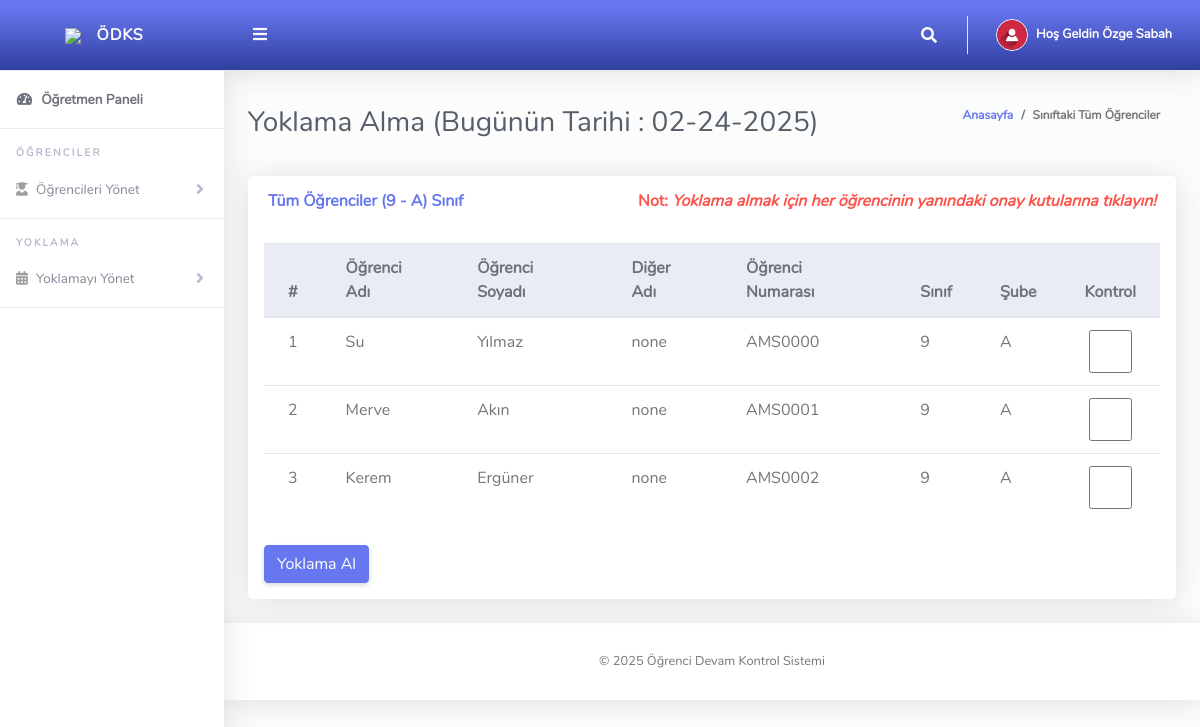
The page /ClassTeacher/takeAttendance.php (signed in) on the database its author committed.
### tables this page shows
CREATE TABLE `odksogretmen` (
  `Id` int(10) NOT NULL,
  `adi` varchar(255) NOT NULL,
  `soyadi` varchar(255) NOT NULL,
  `eposta` varchar(255) NOT NULL,
  `sifre` varchar(255) NOT NULL,
  `telefonNo` varchar(50) NOT NULL,
  `sinifId` int(10) NOT NULL,
  `subeId` int(10) NOT NULL,
  `kayitZamani` varchar(50) NOT NULL
);

CREATE TABLE `odksogrenci` (
  `Id` int(10) NOT NULL,
  `adi` varchar(255) NOT NULL,
  `soyadi` varchar(255) NOT NULL,
  `digerAdi` varchar(255) NOT NULL,
  `ogrenciNo` varchar(255) NOT NULL,
  `sifre` varchar(50) NOT NULL,
  `sinifId` int(10) NOT NULL,
  `subeId` int(10) NOT NULL,
  `kayitZamani` varchar(50) NOT NULL
);

CREATE TABLE `odkssinif` (
  `Id` int(10) NOT NULL,
  `sinifAdi` varchar(255) NOT NULL
);

CREATE TABLE `odkssube` (
  `Id` int(50) NOT NULL,
  `sinifId` int(50) NOT NULL,
  `subeAdi` varchar(255) NOT NULL,
  `atamaDurum` varchar(10) NOT NULL
);

### ClassTeacher/takeAttendance.php (the view, shortened to what this page needs)
<?php
include '../Includes/dbcon.php';
    $query = "SELECT odkssinif.sinifAdi,odkssube.subeAdi
    FROM odksogretmen
    INNER JOIN odkssinif ON odkssinif.Id = odksogretmen.sinifId
    INNER JOIN odkssube ON odkssube.Id = odksogretmen.subeId
    Where odksogretmen.Id = '$_SESSION[userId]'";
    $rs = $conn->query($query);
    $rrw = $rs->fetch_assoc();
?>
<!DOCTYPE html>
<html lang="en">
<head>
  <link href="../vendor/fontawesome-free/css/all.min.css" rel="stylesheet" type="text/css">
  <link href="../vendor/bootstrap/css/bootstrap.min.css" rel="stylesheet" type="text/css">
  <link href="css/ruang-admin.min.css" rel="stylesheet">
</head>
<body id="page-top">
  <div id="wrapper">
      <?php include "Includes/sidebar.php";?>
    <div id="content-wrapper" class="d-flex flex-column">
      <div id="content">
       <?php include "Includes/topbar.php";?>
        <div class="container-fluid" id="container-wrapper">
          <div class="d-sm-flex align-items-center justify-content-between mb-4">
            <h1 class="h3 mb-0 text-gray-800">Yoklama Alma (Bugünün Tarihi : <?php echo $todaysDate = date("m-d-Y");?>)</h1>
            <ol class="breadcrumb">
              <li class="breadcrumb-item"><a href="./">Anasayfa</a></li>
              <li class="breadcrumb-item active" aria-current="page">Sınıftaki Tüm Öğrenciler</li>
            </ol>
          </div>
          <div class="row">
            <div class="col-lg-12">
        <form method="post">
            <div class="row">
              <div class="col-lg-12">
              <div class="card mb-4">
                <div class="card-header py-3 d-flex flex-row align-items-center justify-content-between">
                  <h6 class="m-0 font-weight-bold text-primary">Tüm Öğrenciler (<?php echo $rrw['sinifAdi'].' - '.$rrw['subeAdi'];?>) Sınıf</h6>
                  <h6 class="m-0 font-weight-bold text-danger">Not: <i>Yoklama almak için her öğrencinin yanındaki onay kutularına tıklayın!</i></h6>
                </div>
                <div class="table-responsive p-3">
                  <table class="table align-items-center table-flush table-hover">
                    <thead class="thead-light">
                      <tr>
                        <th>#</th>
                        <th>Öğrenci Adı</th>
                        <th>Öğrenci Soyadı</th>
                        <th>Diğer Adı</th>
                        <th>Öğrenci Numarası</th>
                        <th>Sınıf</th>
                        <th>Şube</th>
                        <th>Kontrol</th>
                      </tr>
                    </thead>
                    <tbody>
                  <?php
                      $query = "SELECT odksogrenci.Id,odksogrenci.ogrenciNo,odkssinif.sinifAdi,odkssinif.Id As sinifId,odkssube.subeAdi,odkssube.Id AS subeId,odksogrenci.adi,
                      odksogrenci.soyadi,odksogrenci.digerAdi,odksogrenci.ogrenciNo,odksogrenci.kayitZamani
                      FROM odksogrenci
                      INNER JOIN odkssinif ON odkssinif.Id = odksogrenci.sinifId
                      INNER JOIN odkssube ON odkssube.Id = odksogrenci.subeId
                      where odksogrenci.sinifId = '$_SESSION[sinifId]' and odksogrenci.subeId = '$_SESSION[subeId]'";
                      $rs = $conn->query($query);
                      $num = $rs->num_rows;
                      $sn=0;
                      if($num > 0)
                      {
                        while ($rows = $rs->fetch_assoc())
                          {
                             $sn = $sn + 1;
                            echo"
                              <tr>
                                <td>".$sn."</td>
                                <td>".$rows['adi']."</td>
                                <td>".$rows['soyadi']."</td>
                                <td>".$rows['digerAdi']."</td>
                                <td>".$rows['ogrenciNo']."</td>
                                <td>".$rows['sinifAdi']."</td>
                                <td>".$rows['subeAdi']."</td>
                                <td><input name='check[]' type='checkbox' value=".$rows['ogrenciNo']." class='form-control'></td>
                              </tr>";
                          }
                      }
                      else
                      {
                           echo
                           "<div class='alert alert-danger' role='alert'>
                            Kayıt Bulunamadı
                            </div>";
                      }
                      ?>
                    </tbody>
                  </table>
                  <br>
                  <button type="submit" name="save" class="btn btn-primary">Yoklama Al</button>
                  </form>
                </div>
              </div>
            </div>
            </div>
          </div>
        </div>
       <?php include "Includes/footer.php";?>
</body>
</html>

### ClassTeacher/Includes/sidebar.php (shortened to what this page needs)
<ul class="navbar-nav sidebar sidebar-light accordion" id="accordionSidebar">
     <a class="sidebar-brand d-flex align-items-center bg-gradient-primary justify-content-center" href="index.php">
       <div class="sidebar-brand-icon" >
         <img src="img/logo/attnlg.jpg">
       </div>
       <div class="sidebar-brand-text mx-3">ÖDKS</div>
     </a>
     <hr class="sidebar-divider my-0">
     <li class="nav-item active">
       <a class="nav-link" href="index.php">
         <i class="fas fa-fw fa-tachometer-alt"></i>
         <span>Öğretmen Paneli</span></a>
     </li>
     <hr class="sidebar-divider">
     <div class="sidebar-heading">
       Öğrenciler
     </div>
      <li class="nav-item">
       <a class="nav-link collapsed" href="#" data-toggle="collapse" data-target="#collapseBootstrap2"
         aria-expanded="true" aria-controls="collapseBootstrap2">
         <i class="fas fa-user-graduate"></i>
         <span>Öğrencileri Yönet</span>
       </a>
     </li>
     <hr class="sidebar-divider">
     <div class="sidebar-heading">
     Yoklama
     </div>
      <li class="nav-item">
       <a class="nav-link collapsed" href="#" data-toggle="collapse" data-target="#collapseBootstrapcon"
         aria-expanded="true" aria-controls="collapseBootstrapcon">
         <i class="fa fa-calendar-alt"></i>
         <span>Yoklamayı Yönet</span>
       </a>
     </li>
     <hr class="sidebar-divider">
   </ul>

### ClassTeacher/Includes/topbar.php (shortened to what this page needs)
<?php
  $query = "SELECT * FROM odksogretmen WHERE Id = ".$_SESSION['userId']."";
  $rs = $conn->query($query);
  $rows = $rs->fetch_assoc();
  $fullName = $rows['adi']." ".$rows['soyadi'];;
?>
<nav class="navbar navbar-expand navbar-light bg-gradient-primary topbar mb-4 static-top">
          <button id="sidebarToggleTop" class="btn btn-link rounded-circle mr-3">
            <i class="fa fa-bars"></i>
          </button>
          <ul class="navbar-nav ml-auto">
            <li class="nav-item dropdown no-arrow">
              <a class="nav-link dropdown-toggle" href="#" id="searchDropdown" role="button" data-toggle="dropdown"
                aria-haspopup="true" aria-expanded="false">
                <i class="fas fa-search fa-fw"></i>
              </a>
            </li>
            <li class="nav-item dropdown no-arrow">
              <a class="nav-link dropdown-toggle" href="#" id="userDropdown" role="button" data-toggle="dropdown"
                aria-haspopup="true" aria-expanded="false">
                <img class="img-profile rounded-circle" src="img/user-icn.png" style="max-width: 60px">
                <span class="ml-2 d-none d-lg-inline text-white small"><b>Hoş Geldin <?php echo $fullName;?></b></span>
              </a>
            </li>
          </ul>
        </nav>

### ClassTeacher/Includes/footer.php
<footer class="sticky-footer bg-white">
        <div class="container my-auto">
          <div class="copyright text-center my-auto">
            <span> &copy; <script> document.write(new Date().getFullYear()); </script>
            Öğrenci Devam Kontrol Sistemi</span>
          </div>
        </div>
      </footer>

### rows shown on the page
odksogretmen: fullName "Özge Sabah"
odksogrenci: adi "Su", soyadi "Yılmaz", digerAdi "none", ogrenciNo "AMS0000", sinifId.sinifAdi "9", subeId.subeAdi "A"
odksogrenci: adi "Merve", soyadi "Akın", digerAdi "none", ogrenciNo "AMS0001", sinifId.sinifAdi "9", subeId.subeAdi "A"
odksogrenci: adi "Kerem", soyadi "Ergüner", digerAdi "none", ogrenciNo "AMS0002", sinifId.sinifAdi "9", subeId.subeAdi "A"

### other values the page prints
$rrw['sinifAdi'] "9"
$rrw['subeAdi'] "A"
